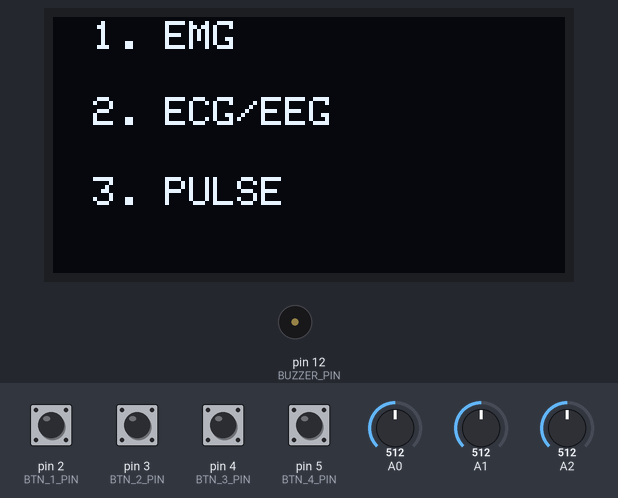
This sketch was run on a simulated Arduino Uno, built with avr-gcc and run on an emulated ATmega328P. Shown: 128×64 one-colour display, buzzer (waves = sounding, pin HIGH). The test bench sets the inputs (shaded band); at power-on: pin 2 (BTN_1_PIN), pin 3 (BTN_2_PIN), pin 4 (BTN_3_PIN), pin 5 (BTN_4_PIN) HIGH, A2 = 512, A0 = 512, A1 = 512. What the sketch prints to the serial monitor is not drawn.

Above: at 1.2 s.
1.3 s: pin 2 (BTN_1_PIN) pulled LOW for 0.15 s
At 3.27 s:
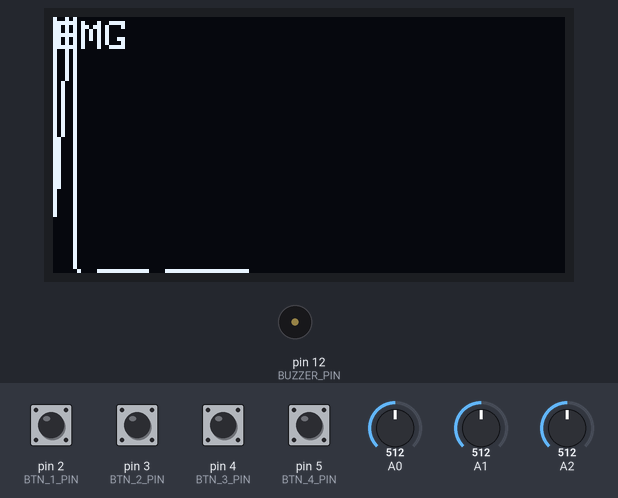
3.7 s: A2 set to 716
At 6.11 s:
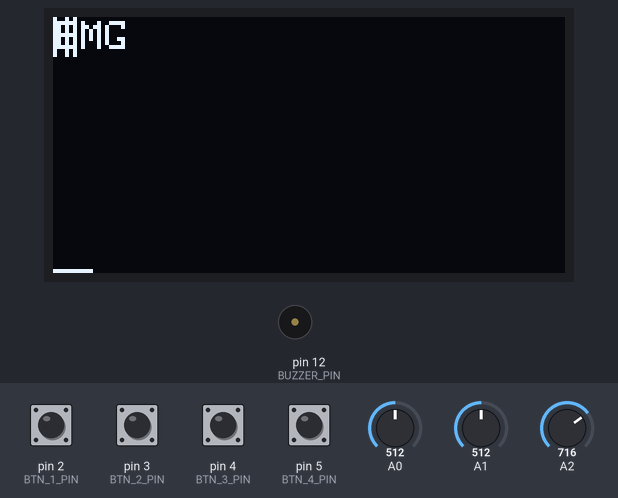
6.7 s: pin 5 (BTN_4_PIN) pulled LOW for 0.15 s
At 7.3 s:
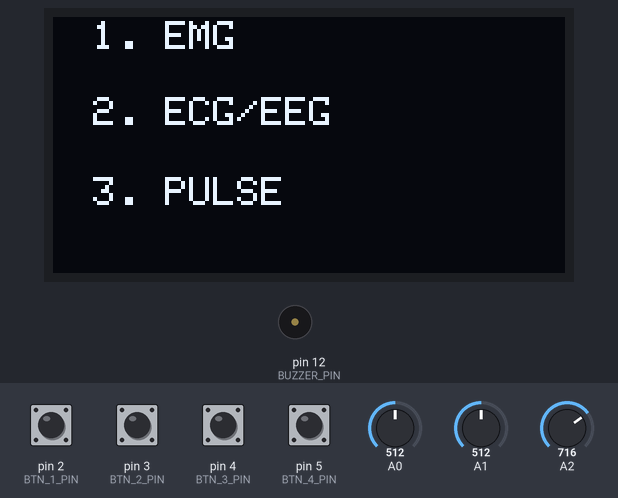
8.3 s: pin 4 (BTN_3_PIN) pulled LOW for 0.15 s
At 8.85 s:
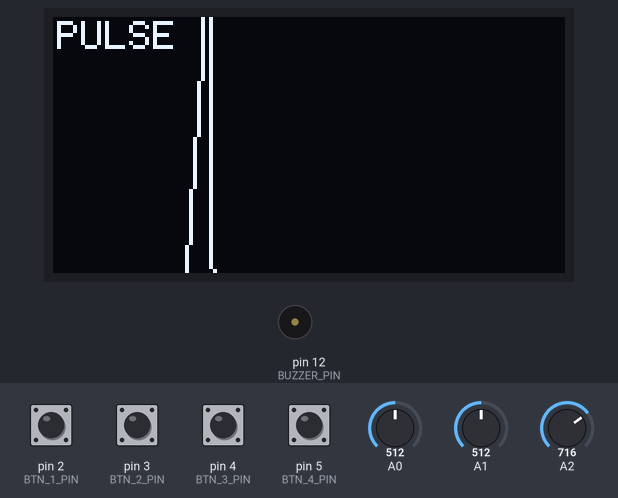
10.0 s: pin 5 (BTN_4_PIN) pulled LOW for 1 s
At 10.6 s:
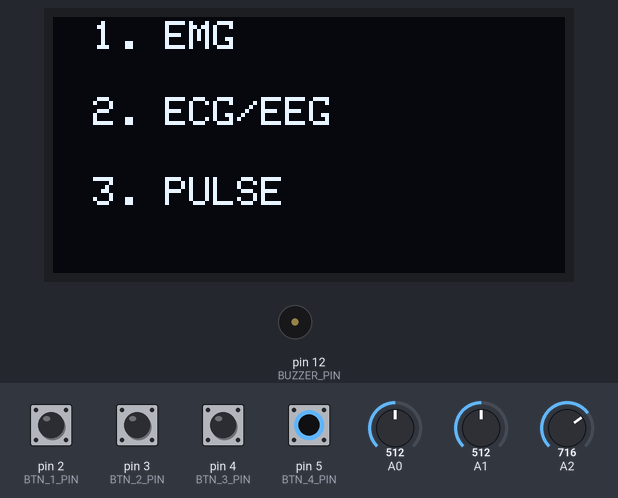
12.5 s: pin 3 (BTN_2_PIN) pulled LOW for 0.15 s
At 14.51 s:
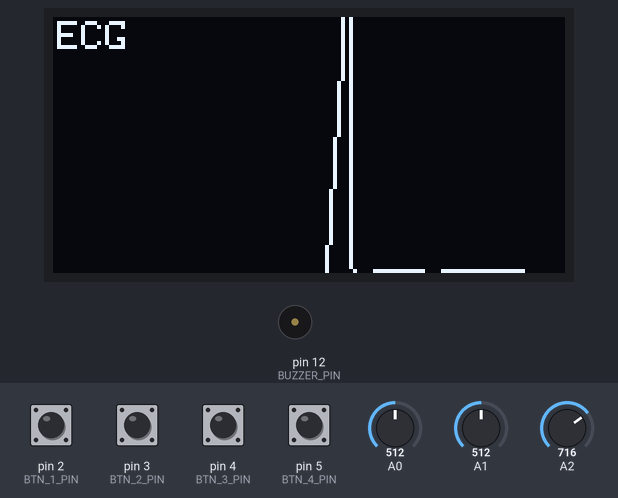
Timing chart, 0 to 15.9 s (numbered marks = the images above; inputs shaded):
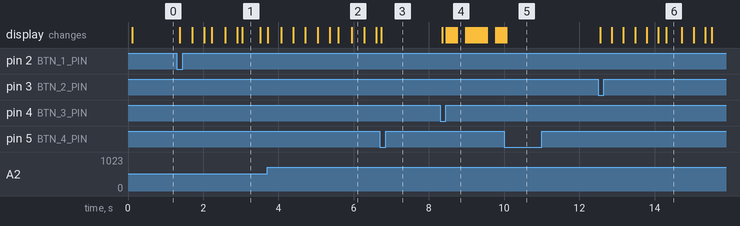

The sketch:

BiosenseHB26.ino
```cpp
// includes
#include "Buzzer.h"
#include "OledDisplay.h"
#include "Input.h"

// you need this library to use code: https://github.com/JonHub/Filters

#define BUZZER_PIN 12

// component instantiation
Buzzer buzzer(BUZZER_PIN);
OledDisplay oledDisplay;
Input input;

// system variables
int appMode = 0;
String modeName;
int sensorMode = 0;

// averaging and graphing variables
float highestValueAverage = 0.0f;
float lowestValueAverage = 1025.0f;
float framesSinceLastLowest = 0;
float framesSinceLastHighest = 0;
float valueAverage = 0.0f;
float scale = 1;
float mappedVal = 0.0f;
int x = 0;
int graphHeight = 0;
int lastX = 0;
int lastY = 0;

// pulse variables
int LastTime = 0;
int ThisTime;
bool BPMTiming = false;
bool BeatComplete = false;
int BPM = 0;
int newBPM = 0;
float topLimit = 0.0f;
float bottomLimit = 0.0f;
int timesBPMWasClose = 0;

char outputBuffer[55];

void setup() {

    // initialize serial communications
    Serial.begin(115200);

    // initialize buzzer system
    buzzer.init();

    // mute sounds for now
    buzzer.mute();
    buzzer.beep(200,600);

    // initialize display
    oledDisplay.init();

    // initialize input system
    input.init();

    // start main menu display
    changeAppMode(0);
}

void loop() {

    switch(appMode) {

        case 0:
            mainMenuUpdate();
            break;

        case 1:
            EMGUpdate();
            break;

        case 2:
            ECGUpdate();
            break;

        case 3:
            pulseUpdate();
            break;
    }

    oledDisplay.display();
}

void changeAppMode(int mode) {

    appMode = mode;

    switch(mode) {

        case 0:
            mainMenuStart();
            break;

        case 1:
            EMGStart();
            break;

        case 2:
            ECGStart();
            break;

        case 3:
            pulseStart();
            break;
    }
}

// ################## MAIN MENU ##################

void mainMenuStart() {

    oledDisplay.clear();
    oledDisplay.print(10, 1, "1. EMG");   // align menu to labels on buttons
    oledDisplay.print(10, 20, "2. ECG/EEG");
    oledDisplay.print(10, 40, "3. PULSE");

    buzzer.beep(200,600);
    buzzer.beep(300,200);
    buzzer.beep(400,300);
}

void mainMenuUpdate() {

    if (input.getButtonPress(1))
        changeAppMode(1);
    else if (input.getButtonPress(2))
        changeAppMode(2);
    else if (input.getButtonPress(3))
        changeAppMode(3);

    // there should be no need to update more then 30fps here
    delay(33);
}

void computeAverageValues(int value) {

    valueAverage = (valueAverage + value) / 2.0f;

    if (valueAverage > highestValueAverage) {

        highestValueAverage = (highestValueAverage + valueAverage) / 2.0f;
        framesSinceLastHighest = 0;

    } else {

        framesSinceLastHighest ++;

        //if it's been more then 20 frames since the last expansion, then contract some to keep the bounds correct.
        if (framesSinceLastHighest > 20)
            highestValueAverage -= 0.3f;
    }

    if (valueAverage < lowestValueAverage) {

        lowestValueAverage = (lowestValueAverage + valueAverage) / 2.0f;
        framesSinceLastLowest = 0;
    } else {

        framesSinceLastLowest ++;

        //if it's been more then 20 frames since the last expansion, then contract some to keep the bounds correct.
        if (framesSinceLastLowest > 20)
            lowestValueAverage += 0.2f;
    }
}

void resetAverages(int value) {

    valueAverage = value;
    highestValueAverage = 0.0f;
    lowestValueAverage = 1025.0f;
}

void displayData(int value, int topPadding, int bottomPadding) {

    // reset bounds and redraw text info
    if (x > 128) {

        // only erase the graphing area so we preserve any items added to the display by other code ( title, bpm, etc. this is why you pass padding to this function. )
        oledDisplay.eraseRect(0, topPadding, 128, 64 - topPadding - bottomPadding);
        x = 0;
        lastX = 0;
    }

    graphHeight = 64 - topPadding - bottomPadding;
    mappedVal = (int)map(valueAverage, lowestValueAverage, highestValueAverage, 0, graphHeight);

    oledDisplay.drawLine(
        lastX,
        lastY,
        x,
        topPadding + (mappedVal - (graphHeight / 2)) + (graphHeight / 2) - 1);

    lastX = x;
    lastY = topPadding + (mappedVal - (graphHeight / 2)) + (graphHeight / 2) - 1;
    x ++;
}
```

AA_EMG.ino
```cpp
// ################## EMG ##################

void EMGStart() {

  modeName = "EMG";

  // reset values
  highestValueAverage = 0.0f;
  lowestValueAverage = 1025.0f;
  valueAverage = 0.0f;

  buzzer.beep(200,600);
  buzzer.beep(300,200);
  buzzer.beep(400,300);

  // clear menu before displaying next thing
  oledDisplay.clear();
  oledDisplay.print(1, 1, modeName);
  oledDisplay.display();
}

void EMGUpdate() {

  // filtering and averaging disabled here until it's better understood if they're a good use

  // get data ( don't filter it )
  int bioData = input.getEMGData(false);

  // computer averages
  computeAverageValues(bioData);

  Serial.print(bioData);
  Serial.print(",");
  Serial.print(valueAverage);
  Serial.println("|");

  // display raw graph of average value
  displayData(bioData, 10, 0);

  // actual muscle flex percentage calculation

  // if 4th button is held down, exit display
  if (input.getButtonPress(4))
    changeAppMode(0);

  delay(5);
}
```

AB_ECG.ino
```cpp
// ################## ECG ##################

void ECGStart() {

    modeName = "ECG";

    // reset values
    highestValueAverage = 0.0f;
    lowestValueAverage = 1025.0f;
    valueAverage = 0.0f;

    buzzer.beep(200,600);
    buzzer.beep(300,200);
    buzzer.beep(400,300);

    // clear menu before displaying next thing
    oledDisplay.clear();
    oledDisplay.print(1, 1, modeName);
    oledDisplay.display();
}


void ECGUpdate() {

    // filtering and averaging disabled here until it's better understood if they're a good use

    // get data ( don't filter it )
    int bioData = input.getECGData(false);

    Serial.print(highestValueAverage);
    Serial.print(",");
    Serial.print(lowestValueAverage);
    Serial.print(",");
    Serial.print(topLimit);
    Serial.print(",");
    Serial.print(bottomLimit);
    Serial.print(",");
    Serial.print(bioData);
    Serial.print(",");

    // computer averages
    computeAverageValues(bioData);

    Serial.print(bioData);
    Serial.print(",");
    Serial.print(valueAverage);
    Serial.println("|");

    // display graph of raw value
    displayData(bioData, 10, 0);

    // actual heartrate calculation

    // if 4th button is held down, exit display
    if (input.getButtonPress(4))
        changeAppMode(0);

    delay(5);
}
```

AC_Pulse.ino
```cpp
// ################## PULSE ##################

void pulseStart() {

    modeName = "PULSE";

    // reset values
    LastTime = 0;
    ThisTime;
    BPMTiming = false;
    BeatComplete = false;
    BPM = 0;
    highestValueAverage = 0.0f;
    lowestValueAverage = 1025.0f;
    valueAverage = 0.0f;
    newBPM = 0;
    topLimit = 0.0f;
    bottomLimit = 0.0f;
    timesBPMWasClose = 0;

    buzzer.beep(200,600);
    buzzer.beep(300,200);
    buzzer.beep(400,300);

    // clear menu before displaying next thing
    oledDisplay.clear();
    oledDisplay.print(1, 1, modeName);
    oledDisplay.display();
}

void pulseUpdate() {

    // get data
    int bioData = input.getPulseData(false);

    // computer averages
    computeAverageValues(bioData);

    /* exhaustive debug readout for tuning
    Serial.print(highestValueAverage);
    Serial.print(",");
    Serial.print(lowestValueAverage);
    Serial.print(",");
    Serial.print(topLimit);
    Serial.print(",");
    Serial.print(bottomLimit);
    Serial.print(",");
    Serial.print(bioData);
    Serial.print(",");
    */


    // dump values to serial
    // Serial.print(bioData);
    // Serial.print(",");
    // Serial.print(valueAverage);
    // Serial.println("|");

    // display graph of raw value
    displayData(bioData, 10, 0);

    // actual pusle calculation
    //
    // The idea here is, when the pulse drops under 25% of the 'average bottom' it's half a Beat.
    // When the pulse jumps above 75% of the 'average bottom' then it's a full beat.
    // Once we have a full beat get the amount of time it took, then figure out how many of
    // Those you could fit into a minute. Then you have 'beats per minute'.
    // It seems pretty weak, to be honest. But this appears to be what others are doing.
    //
    // I added some code that forces the bpm to be within '10' of the last 3 readings before it counts.
    // This is supposed to be like a 'confidence' reading, and if it's too eratic, we don't even show it.

    // calcular limits for beat watching
    topLimit = lowestValueAverage + ((highestValueAverage - lowestValueAverage) * 0.75f);
    bottomLimit = lowestValueAverage + ((highestValueAverage - lowestValueAverage) * 0.25f);
    ThisTime = millis();

    if (bioData > topLimit) {

        if (BeatComplete) {

            newBPM = int(60 / (float(ThisTime - LastTime) / 1000));
            BPMTiming = false;
            BeatComplete = false;

            // are we confident in this value? how far off is it from the last reading?
            if (abs(newBPM - BPM) < 10)
                timesBPMWasClose ++;
            else
                timesBPMWasClose = 0;

            BPM = newBPM;

            // if we've managed to have 3 'similar' bpms in a row, display it with some confidence.
            if (timesBPMWasClose > 3 && BPM > 30 && BPM < 200) {

                buzzer.beep(12, 250);

                // convert float to char array for display
                char bpmBuffer[5];
                itoa(BPM, bpmBuffer, 10);
                sprintf(outputBuffer, "%s BPM", bpmBuffer);

                // clear only the area we want to update
                oledDisplay.eraseRect(60, 0, 128, 10);

                // display bpm
                oledDisplay.print(60, 1, outputBuffer);
            }
        }

        if (BPMTiming == false) {

            LastTime = millis();
            BPMTiming = true;
        }
    }

    if ((bioData < bottomLimit) & BPMTiming)
        BeatComplete = true;

    // if 4th button is held down, exit display
    if (input.getButtonPress(4))
        changeAppMode(0);

    delay(20);
}
```

Buzzer.cpp
```cpp
#include "Arduino.h"
#include "Buzzer.h"


static bool _muted = false;
static int _pin = false;

Buzzer::Buzzer(int pin) {

    _pin = pin;
}

void Buzzer::init() {

    pinMode(_pin, OUTPUT);
}

void Buzzer::mute() {

    _muted = true;
}

void Buzzer::unmute() {

    _muted = false;
}

void Buzzer::beep(int bCount,int bDelay) {

    if (_muted)
        return;

    for (int i = 0; i <= bCount * 2; i++) {

        digitalWrite(_pin, i&1);

        for(int i2 = 0; i2 < bDelay; i2++) {

            __asm__("nop\n\t");

            #if F_CPU > 8000000
            __asm__("nop\n\t");
            __asm__("nop\n\t");
            __asm__("nop\n\t");
            __asm__("nop\n\t");
            __asm__("nop\n\t");
            __asm__("nop\n\t");
            __asm__("nop\n\t");
            __asm__("nop\n\t");
            #endif
        }
    }

    digitalWrite(_pin, LOW);
}
```

Buzzer.h
```cpp
#include "Arduino.h"

#ifndef Buzzer_h
#define Buzzer_h

class Buzzer
{
  public:
    Buzzer(int _pin);
    void mute();
    void unmute();
    void init();
    void beep(int bCount,int bDelay);

  private:
    bool _muted;
    int _pin;
};

#endif
```

Input.cpp
```cpp
#include "Arduino.h"
#include "Input.h"
// you need this library to use code: https://github.com/JonHub/Filters
#include "Filters.h"

// pin definitions
#define BTN_1_PIN     2
#define BTN_2_PIN     3
#define BTN_3_PIN     4
#define BTN_4_PIN     5

// only using one filter for all three kinds of data because I don't plan to pull more then one in a session.
FilterOnePole filterOneLowpass( LOWPASS, 5.0 );
int reading = 0;

Input::Input() {
}

void Input::init() {

    pinMode(BTN_1_PIN, INPUT_PULLUP);
    pinMode(BTN_2_PIN, INPUT_PULLUP);
    pinMode(BTN_3_PIN, INPUT_PULLUP);
    pinMode(BTN_4_PIN, INPUT_PULLUP);
}

bool Input::getButtonPress(int which) {

    switch(which) {

        case 1:
            return digitalRead(BTN_1_PIN) == LOW;
            break;

        case 2:
            return digitalRead(BTN_2_PIN) == LOW;
            break;

        case 3:
            return digitalRead(BTN_3_PIN) == LOW;
            break;

        case 4:
            return digitalRead(BTN_4_PIN) == LOW;
            break;
    }
}

int Input::getPulseData(bool filtered) {

    reading = analogRead(A0);
    filterOneLowpass.input(reading);

    if (filtered)
        return filterOneLowpass.output();
    else
        return reading;
}

int Input::getECGData(bool filtered) {

    reading = analogRead(A1);
    filterOneLowpass.input(reading);

    if (filtered)
        return filterOneLowpass.output();
    else
        return reading;
}

int Input::getEMGData(bool filtered) {

    reading = analogRead(A2);
    filterOneLowpass.input(reading);

    if (filtered)
        return filterOneLowpass.output();
    else
        return reading;
}
```

Input.h
```cpp
#include "Arduino.h"

#ifndef Input_h
#define Input_h

class Input
{
    public:
        Input();
        void init();
        bool getButtonPress(int which);
        int getPulseData(bool filtered);
        int getECGData(bool filtered);
        int getEMGData(bool filtered);

    private:
        int reading;
};

#endif
```

OledDisplay.cpp
```cpp
#include "Arduino.h"
#include "OledDisplay.h"
// code copied locally ( had to be modified ) from https://github.com/adafruit/Adafruit_SSD1306
#include "Adafruit_SSD1306.h"

#define OLED_Address 0x3C
Adafruit_SSD1306 oled(1);

OledDisplay::OledDisplay() {
}

void OledDisplay::init() {

    oled.begin(SSD1306_SWITCHCAPVCC, OLED_Address);
    oled.setTextColor(WHITE);
    oled.setCursor(0, 0);
    oled.setTextSize(1);
    oled.clearDisplay();
    oled.display();
}

void OledDisplay::clear() {

    oled.clearDisplay();
}

void OledDisplay::print(int x, int y, char message[]) {

    oled.setCursor(x, y);
    oled.setTextSize(1);
    oled.println(message);
}

void OledDisplay::print(int x, int y, String message) {

    oled.setCursor(x, y);
    oled.setTextSize(1);
    oled.println(message);
}

void OledDisplay::printLarge(int x, int y, char message[]) {

    oled.setCursor(x, y);
    oled.setTextSize(2);
    oled.println(message);
}

void OledDisplay::printLarge(int x, int y, String message) {

    oled.setCursor(x, y);
    oled.setTextSize(2);
    oled.println(message);
}

void OledDisplay::drawLine(int x1, int y1, int x2, int y2) {

    oled.writeLine(x1, y1, x2, y2, WHITE);
}

void OledDisplay::eraseLine(int x1, int y1, int x2, int y2) {

    oled.writeLine(x1, y1, x2, y2, BLACK);
}

void OledDisplay::fillRect(int x1, int y1, int x2, int y2) {

    oled.writeFillRect(x1, y1, x2, y2, WHITE);
}

void OledDisplay::eraseRect(int x1, int y1, int x2, int y2) {

    oled.writeFillRect(x1, y1, x2, y2, BLACK);
}

void OledDisplay::drawPixel(int x, int y) {

    oled.drawPixel(x, y, WHITE);
}

void OledDisplay::erasePixel(int x, int y) {

    oled.drawPixel(x, y, BLACK);
}

void OledDisplay::display() {

    oled.display();
}
```

OledDisplay.h
```cpp
#include "Arduino.h"

#ifndef OledDisplay_h
#define OledDisplay_h

class OledDisplay
{
    public:
        int Width;
        int Height;

        OledDisplay();
        void init();
        void clear();
        void print(int x, int y, char message[]);
        void print(int x, int y, String message);// accept strings
        void printLarge(int x, int y, char message[]);
        void printLarge(int x, int y, String message); // accept strings
        void drawPixel(int x, int y);
        void erasePixel(int x, int y);
        void drawLine(int x1, int y1, int x2, int y2);
        void eraseLine(int x1, int y1, int x2, int y2);
        void fillRect(int x1, int y1, int x2, int y2);
        void eraseRect(int x1, int y1, int x2, int y2);
        void display();

    private:

};

#endif
```

Source omitted: glcdfont.c (data table, 8486 bytes)

Measured:
- after the input at 1.3 s, the display: first changes after 0.08 s (image 1 shows a later state)
- after the input at 6.7 s, the display: changes at once (image 3)
- after the input at 8.3 s, the display: first changes after 0.05 s (image 4 shows a later state)
- after the input at 10.0 s, the display: first differs from a run without the input after 0.06 s (image 5)
- after the input at 12.5 s, the display: first changes after 0.06 s (image 6 shows a later state)
- what the display in image 6 shows lasts 0.4 s, from 14.3 s to 14.7 s
